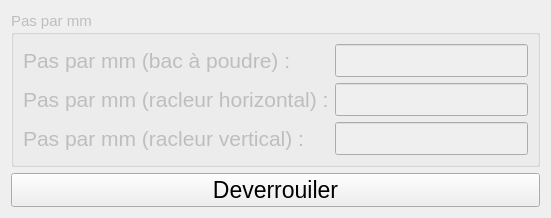
       <widget class="QWidget" name="step">
        <attribute name="title">
         <string>Pas par mm</string>
        </attribute>
        <layout class="QGridLayout" name="gridLayout_6">
         <item row="0" column="0">
          <widget class="QGroupBox" name="groupBox_6">
           <property name="enabled">
            <bool>false</bool>
           </property>
           <property name="font">
            <font>
             <pointsize>11</pointsize>
            </font>
           </property>
           <property name="title">
            <string>Pas par mm</string>
           </property>
           <layout class="QFormLayout" name="formLayout">
            <item row="0" column="0">
             <widget class="QLabel" name="label">
              <property name="font">
               <font>
                <pointsize>16</pointsize>
               </font>
              </property>
              <property name="text">
               <string>Pas par mm (bac à poudre) :</string>
              </property>
             </widget>
            </item>
            <item row="0" column="1">
             <widget class="QLineEdit" name="poudre_step">
              <property name="maximumSize">
               <size>
                <width>16777215</width>
                <height>1000</height>
               </size>
              </property>
              <property name="font">
               <font>
                <pointsize>16</pointsize>
               </font>
              </property>
             </widget>
            </item>
            <item row="1" column="0">
             <widget class="QLabel" name="label_2">
              <property name="font">
               <font>
                <pointsize>16</pointsize>
               </font>
              </property>
              <property name="text">
               <string>Pas par mm (racleur horizontal) :</string>
              </property>
             </widget>
            </item>
            <item row="1" column="1">
             <widget class="QLineEdit" name="chariot_step">
              <property name="maximumSize">
               <size>
                <width>16777215</width>
                <height>1000</height>
               </size>
              </property>
              <property name="font">
               <font>
                <pointsize>16</pointsize>
               </font>
              </property>
             </widget>
            </item>
            <item row="2" column="0">
             <widget class="QLabel" name="label_4">
              <property name="font">
               <font>
                <pointsize>16</pointsize>
               </font>
              </property>
              <property name="text">
               <string>Pas par mm (racleur vertical) :</string>
              </property>
             </widget>
            </item>
            <item row="2" column="1">
             <widget class="QLineEdit" name="lit_step">
              <property name="maximumSize">
               <size>
                <width>16777215</width>
                <height>1000</height>
               </size>
              </property>
              <property name="font">
               <font>
                <pointsize>16</pointsize>
               </font>
              </property>
             </widget>
            </item>
           </layout>
          </widget>
         </item>
         <item row="1" column="0">
          <widget class="QPushButton" name="unlock_button">
           <property name="minimumSize">
            <size>
             <width>0</width>
             <height>30</height>
            </size>
           </property>
           <property name="font">
            <font>
             <pointsize>17</pointsize>
            </font>
           </property>
           <property name="text">
            <string>Deverrouiler</string>
           </property>
          </widget>
         </item>
        </layout>
       </widget>
